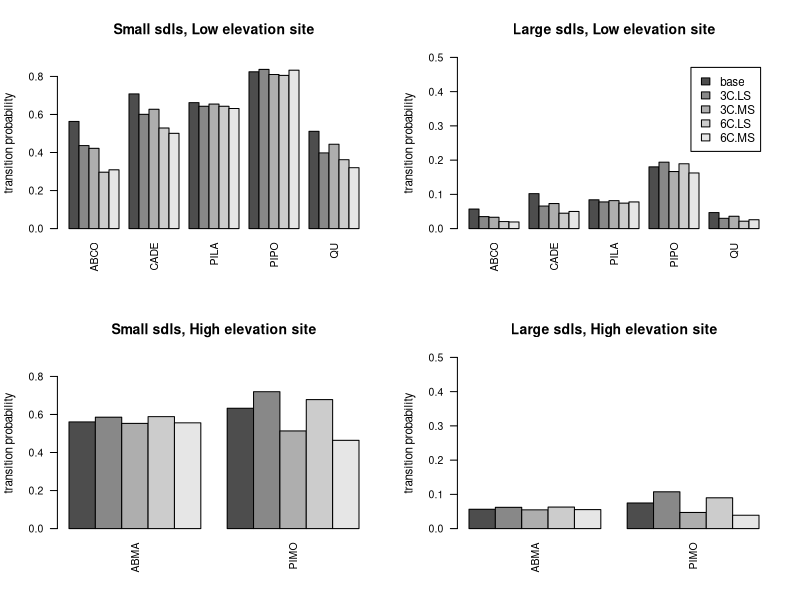

Generate this figure with R:
###Projection of transition rates under future climate conditions

allplots <- c('YOHOPIPO','BBBPIPO','CCRPIPO','CRCRPIPO','FFS7CONTROL','FFS6BURN','FFS5BURN','SU','FRPIJE','FFS2BURN','LMCC','LOTHAR','LOGSEGI','UPTHAR','LOLOG','UPLOG','LOGPIJE','SFTRABMA','WTABMA','POFLABMA','PGABMA','EMSLOPE','EMRIDGE')

nplots <- length(allplots)

years <- seq(1999,2008,by=1)

#####Logit function
inv.logit <- function(x){
	a <- exp(x)/(1+exp(x))
}
######Long-term climate data
bframe6 <- data.frame(read.table("climate_data_long.txt",header=T))
basin <- c(27,0,1,3,10,9,8,21,11,7,13,17,15,25,16,24,14,20,26,19,18,6,4) 


##Average climate by plot
est.yrs <- seq(1976,2013,by=1)
for(p in 1:nplots){
	q <- which(bframe6[,3]==basin[p])
	if(length(q)>0){
	clim.temp <- bframe6[q,]
	Plt <- rep(p,length(est.yrs))
	precip.all <- numeric(0); JulMax.all <- numeric(0)
	JanMin.all <- numeric(0); AvTemp.all <- numeric(0)
	snow.all <- numeric(0); CWD.all <- numeric(0)
	for(t in est.yrs){
		precip.all <- c(precip.all,sum(clim.temp[which(clim.temp[,1]==t),4]))
		snow.all <- c(snow.all,sum(clim.temp[which(clim.temp[,1]==t),9]))
		CWD.all <- c(CWD.all,sum(clim.temp[which(clim.temp[,1]==t),15]))
		JulMax.all <- c(JulMax.all,clim.temp[which(clim.temp[,1]==t & clim.temp[,2]==10),6])
		JanMin.all <- c(JanMin.all,clim.temp[which(clim.temp[,1]==t & clim.temp[,2]==4),7])
		AvTemp.all <- c(AvTemp.all,mean(clim.temp[which(clim.temp[,1]==t),8]))
	}
	
	plot.clim <- cbind(precip.all,JulMax.all,JanMin.all,AvTemp.all,snow.all,CWD.all)
	mn.plot.clim <- apply(plot.clim,2,mean)
	
	if(p==1) {
		Climate.all <- cbind(Plt,est.yrs,plot.clim)
		Climate.mean <- c(p,mn.plot.clim)
		}
	if(p>1) {
		Climate.all <- rbind(Climate.all,cbind(Plt,est.yrs,plot.clim))
		Climate.mean <- rbind(Climate.mean,c(p,mn.plot.clim))
		}
	}
}

rownames(Climate.mean) <- allplots

##CRCRPIPO
C.JMx.30 <- 2.83
C.JMx.S12 <- 3.13 #3 degrees hotter
C.JMx.S34 <- 3.43 #6 degrees hotter

C.S.30 <- 0.28
C.S.S12 <- 0.17 #40% lower snow
C.S.S34 <- 0.34 #20% higher snow

##EMRIDGE
E.JMx.30 <- 1.73
E.JMx.S12 <- 2.03 #3 degrees hotter
E.JMx.S34 <- 2.33 #6 degrees hotter

E.S.30 <- 1.17
E.S.S12 <- 0.7 #40% lower snow
E.S.S34 <- 1.4 #20% higher snow
###Species
Spp <- c("ABCO","ABMA","CADE","PILA","PIMO","PIPO","QU","SEGI")
nspp <- length(Spp)

#####Logit function
inv.logit <- function(x){
	a <- exp(x)/(1+exp(x))
}

#######Transition, small/lg seedlings, 0.2 m2 BA, no fire
IS.beta <- c(-3.41,6.29,2.98,3.23) #intercept, size
Spp.beta <- c(2.66,-2.49,1.67,-1.8,0.35,-0.76,0.06,1.05) #ABCO,ABMA,CADE,PILA,PIMO,PIPO,QU,SEGI
fire.beta <- c(1.62,0.01,-1.02,0.52,1.07,0.05,-0.71,1.19,0.51)
Jmx.Beta<-c(-1.83,0.04,-1.35,-0.17,-0.66,-0.1,-1.13,-0.58)# ABCO,ABMA,CADE,PILA,PIMO,PIPO,QU,SEGI;
S.Beta<-c(-0.35,-0.19,0.66,0.3,-1.27,-1.09,1.1,-1.37)# ABCO,ABMA,CADE,PILA,PIMO,PIPO,QU,SEGI;
BA.Beta<-c(-0.04,0.04,-0.14,-0.05,-0.29,0.07,-0.02,-0.11) 
# BA:ABCO,ABMA,CADE,PILA,PIMO,PIPO,QU,SEGI

############Some species

### CRCRPIPO, Small seedlings, 30 yr av., 4 change scenarios
Trans.C.S <- matrix(0,5,nspp)
 for(s in 1:nspp){
 Trans.C.S[1,s]<- inv.logit(IS.beta[1]+IS.beta[2]+Spp.beta[s]+Jmx.Beta[s]*C.JMx.30+S.Beta[s]*C.S.30+BA.Beta[s]*0.2)
 Trans.C.S[2,s]<- inv.logit(IS.beta[1]+IS.beta[2] +Spp.beta[s]+Jmx.Beta[s]*C.JMx.S12 +S.Beta[s]*C.S.S12 +BA.Beta[s]*0.2) 
  Trans.C.S[3,s]<- inv.logit(IS.beta[1]+IS.beta[2] +Spp.beta[s]+Jmx.Beta[s]*C.JMx.S12+S.Beta[s]*C.S.S34+BA.Beta[s]*0.2)
  Trans.C.S[4,s]<- inv.logit(IS.beta[1]+IS.beta[2] +Spp.beta[s]+Jmx.Beta[s]*C.JMx.S34+S.Beta[s]*C.S.S34+BA.Beta[s]*0.2)
  Trans.C.S[5,s]<- inv.logit(IS.beta[1]+IS.beta[2] +Spp.beta[s]+Jmx.Beta[s]*C.JMx.S34+ S.Beta[s]*C.S.S12+ BA.Beta[s]*0.2)   
 } 

rownames(Trans.C.S)<-c("base","3C.LS","3C.MS","6C.LS","6C.MS")
colnames(Trans.C.S)<-Spp

### CRCRPIPO, Large seedlings, 30 yr av., 4 change scenarios
Trans.C.L <- matrix(0,5,nspp)
 for(s in 1:nspp){
 Trans.C.L[1,s]<- inv.logit(IS.beta[1]+IS.beta[4] +Spp.beta[s]+Jmx.Beta[s]*C.JMx.30+S.Beta[s]*C.S.30+BA.Beta[s]*0.2)
 Trans.C.L[2,s]<- inv.logit(IS.beta[1]+IS.beta[4] +Spp.beta[s]+Jmx.Beta[s]*C.JMx.S12+ S.Beta[s]*C.S.S12+ BA.Beta[s]*0.2) 
  Trans.C.L[3,s]<- inv.logit(IS.beta[1]+IS.beta[4] +Spp.beta[s]+Jmx.Beta[s]*C.JMx.S12+ S.Beta[s]*C.S.S34 +BA.Beta[s]*0.2)
  Trans.C.L[4,s]<- inv.logit(IS.beta[1]+IS.beta[4] +Spp.beta[s]+Jmx.Beta[s]*C.JMx.S34+ S.Beta[s]*C.S.S12 +BA.Beta[s]*0.2)
  Trans.C.L[5,s]<- inv.logit(IS.beta[1]+IS.beta[4] +Spp.beta[s]+Jmx.Beta[s]*C.JMx.S34+ S.Beta[s]*C.S.S34 +BA.Beta[s]*0.2)  
 } 

rownames(Trans.C.L)<-c("base","3C.LS","3C.MS","6C.LS","6C.MS")
colnames(Trans.C.L)<-Spp

### EMRIDGE, Small seedlings, 30 yr av., 4 change scenarios
Trans.E.S <- matrix(0,5,nspp)
 for(s in 1:nspp){
 Trans.E.S[1,s]<- inv.logit(IS.beta[1]+IS.beta[2]+Spp.beta[s]+Jmx.Beta[s]*E.JMx.30+S.Beta[s]*E.S.30+BA.Beta[s]*0.2)
 Trans.E.S[2,s]<- inv.logit(IS.beta[1]+IS.beta[2] +Spp.beta[s]+Jmx.Beta[s]*E.JMx.S12+S.Beta[s]*E.S.S12 +BA.Beta[s]*0.2) 
 Trans.E.S[3,s]<- inv.logit(IS.beta[1]+IS.beta[2] +Spp.beta[s]+Jmx.Beta[s]*E.JMx.S12+S.Beta[s]*E.S.S34 +BA.Beta[s]*0.2)
 Trans.E.S[4,s]<- inv.logit(IS.beta[1]+IS.beta[2] +Spp.beta[s]+Jmx.Beta[s]*E.JMx.S34+S.Beta[s]*E.S.S12 +BA.Beta[s]*0.2)
 Trans.E.S[5,s]<- inv.logit(IS.beta[1]+IS.beta[2] +Spp.beta[s]+Jmx.Beta[s]*E.JMx.S34+S.Beta[s]*E.S.S34 +BA.Beta[s]*0.2)   
 } 

rownames(Trans.E.S)<-c("base","3C.LS","3C.MS","6C.LS","6C.MS")
colnames(Trans.E.S)<-Spp

### EMRIDGE, Large seedlings, 30 yr av., 4 change scenarios
Trans.E.L <- matrix(0,5,nspp)
 for(s in 1:nspp){
  Trans.E.L[1,s]<- inv.logit(IS.beta[1]+IS.beta[4]+Spp.beta[s]+Jmx.Beta[s]*E.JMx.30+S.Beta[s]*E.S.30+BA.Beta[s]*0.2)
 Trans.E.L[2,s]<- inv.logit(IS.beta[1]+IS.beta[4] +Spp.beta[s]+Jmx.Beta[s]*E.JMx.S12+S.Beta[s]*E.S.S12 +BA.Beta[s]*0.2) 
  Trans.E.L[3,s]<- inv.logit(IS.beta[1]+IS.beta[4] +Spp.beta[s]+Jmx.Beta[s]*E.JMx.S12+S.Beta[s]*E.S.S34 +BA.Beta[s]*0.2)
  Trans.E.L[4,s]<- inv.logit(IS.beta[1]+IS.beta[4] +Spp.beta[s]+Jmx.Beta[s]*E.JMx.S34+S.Beta[s]*E.S.S12 +BA.Beta[s]*0.2)
  Trans.E.L[5,s]<- inv.logit(IS.beta[1]+IS.beta[4] +Spp.beta[s]+Jmx.Beta[s]*E.JMx.S34+S.Beta[s]*E.S.S34 +BA.Beta[s]*0.2)  
 } 

rownames(Trans.E.L)<-c("base","3C.LS","3C.MS","6C.LS","6C.MS")
colnames(Trans.E.L)<-Spp

Trans.C.S <- Trans.C.S[,c(1,3,4,6,7)]
Trans.C.L <- Trans.C.L[,c(1,3,4,6,7)]
Trans.E.S <- Trans.E.S[,c(2,5)]
Trans.E.L <- Trans.E.L[,c(2,5)]


tiff("Figure5.tiff", width = 6, height = 6, units = 'in', res = 300, compression = 'lzw')
par(mfrow=c(2,2),las=2,cex=0.7)
barplot(Trans.C.S,cex.names=0.9,cex.axis=0.9,ylab="transition probability",main="Small sdls, Low elevation site",ylim=c(0,0.9),beside=TRUE)

barplot(Trans.C.L,cex.names=0.9,cex.axis=0.9,ylab="transition probability",main="Large sdls, Low elevation site",ylim=c(0,0.5),beside=TRUE,legend=rownames(Trans.C.L))

barplot(Trans.E.S,cex.names=0.9,cex.axis=0.9,ylab="transition probability",main="Small sdls, High elevation site",ylim=c(0,0.9),beside=TRUE)

barplot(Trans.E.L,cex.names=0.9,cex.axis=0.9,ylab="transition probability",main="Large sdls, High elevation site",ylim=c(0,0.5),beside=TRUE)
dev.off()